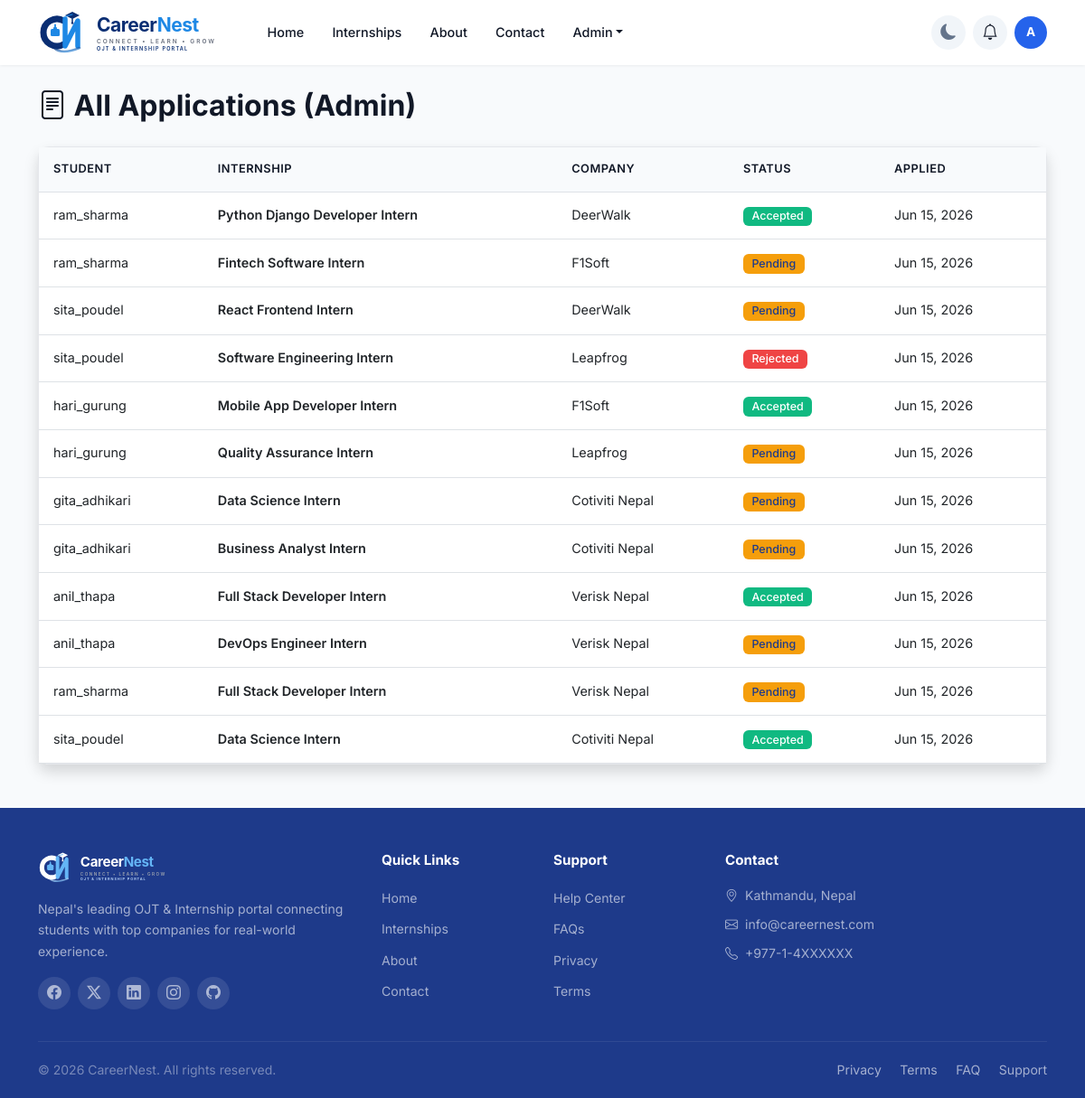
The app's page /internships/admin-applications/ (signed in) with its own data.
### applications/models.py (models this page shows, shortened)
class Application(models.Model):
    STATUS_CHOICES = [
        ('Pending','Pending'),
        ('Accepted','Accepted'),
        ('Rejected','Rejected'),
    ]
    student = models.ForeignKey(
        User,
        on_delete=models.CASCADE,
        related_name='applications'
    )
    internship = models.ForeignKey(
        Internship,
        on_delete=models.CASCADE,
        related_name='applications'
    )
    status = models.CharField(
        max_length=20,
        choices=STATUS_CHOICES,
        default='Pending'
    )
    applied_date = models.DateTimeField(
        auto_now_add=True
    )

### internships/models.py (models this page shows, shortened)
class Internship(models.Model):
    TYPE_CHOICES = [
        ('remote', 'Remote'),
        ('onsite', 'On-site'),
        ('hybrid', 'Hybrid'),
    ]
    company = models.ForeignKey(
        Company, on_delete=models.CASCADE, related_name='internships'
    )
    title = models.CharField(max_length=200)
    description = models.TextField()
    skills_required = models.CharField(max_length=500, blank=True, help_text="Comma separated skills")
    location = models.CharField(max_length=100)
    internship_type = models.CharField(max_length=20, choices=TYPE_CHOICES, default='onsite')
    duration = models.CharField(max_length=100, blank=True, help_text="e.g. 3 months")
    stipend = models.CharField(max_length=100, blank=True, help_text="e.g. Rs. 10,000/month")
    created_at = models.DateTimeField(auto_now_add=True)

### companies/models.py (models this page shows, shortened)
class Company(models.Model):
    user = models.OneToOneField(
        User,
        on_delete=models.CASCADE,
        related_name='company'
    )
    company_name = models.CharField(
        max_length=100
    )
    description = models.TextField()
    is_approved = models.BooleanField(
        default=False
    )

### internships/views.py (the view)
# urls.py: path('admin-applications/', views.admin_applications, name='admin_applications'),
@staff_member_required
def admin_applications(request):
    applications = Application.objects.all()
    return render(request, 'internships/admin_applications.html', {
        'applications': applications
    })

### accounts/context_processors.py (called while the page is built)
def notifications(request):
    if request.user.is_authenticated:
        return {
            'notifications': Notification.objects.filter(user=request.user)[:5],
            'unread_count': Notification.objects.filter(user=request.user, is_read=False).count(),
        }
    return {}

### templates/internships/admin_applications.html
{% extends 'base.html' %}
{% block content %}
<div class="container mt-4">
    <h2 class="fw-bold mb-4"><i class="bi bi-file-text"></i> All Applications (Admin)</h2>
    <div class="card shadow">
        <div class="card-body p-0">
            <div class="table-responsive">
                <table class="table table-hover mb-0">
                    <thead>
                        <tr>
                            <th>Student</th>
                            <th>Internship</th>
                            <th>Company</th>
                            <th>Status</th>
                            <th>Applied</th>
                        </tr>
                    </thead>
                    <tbody>
                        {% for app in applications %}
                        <tr>
                            <td>{{ app.student.username }}</td>
                            <td class="fw-semibold">{{ app.internship.title }}</td>
                            <td>{{ app.internship.company.company_name }}</td>
                            <td>
                                {% if app.status == "Pending" %}
                                    <span class="badge bg-warning text-dark">Pending</span>
                                {% elif app.status == "Accepted" %}
                                    <span class="badge bg-success">Accepted</span>
                                {% elif app.status == "Rejected" %}
                                    <span class="badge bg-danger">Rejected</span>
                                {% endif %}
                            </td>
                            <td>{{ app.applied_date|date:"M d, Y" }}</td>
                        </tr>
                        {% empty %}
                        <tr>
                            <td colspan="5" class="text-center text-muted py-3">No applications found.</td>
                        </tr>
                        {% endfor %}
                    </tbody>
                </table>
            </div>
        </div>
    </div>
</div>
{% endblock %}

### templates/base.html (shortened to what this page needs)
<!DOCTYPE html>
<html lang="en">
<head>
    <link href="https://cdn.jsdelivr.net/npm/bootstrap@5.3.0/dist/css/bootstrap.min.css" rel="stylesheet">
    <link rel="stylesheet" href="https://cdn.jsdelivr.net/npm/bootstrap-icons@1.11.0/font/bootstrap-icons.css">
    {% load static %}
    <link rel="stylesheet" href="{% static 'css/style.css' %}">
</head>
<body>
    <nav class="navbar navbar-expand-lg navbar-light sticky-top">
        <div class="container">
            <a class="navbar-brand" href="/">
                <img src="{% static 'images/logo.svg' %}" alt="CareerNest" height="50">
            </a>
            <div class="collapse navbar-collapse" id="navbarNav">
                <ul class="navbar-nav me-auto">
                    <li class="nav-item"><a class="nav-link" href="/">Home</a></li>
                    <li class="nav-item"><a class="nav-link" href="{% url 'internship_list' %}">Internships</a></li>
                    <li class="nav-item"><a class="nav-link" href="{% url 'about' %}">About</a></li>
                    <li class="nav-item"><a class="nav-link" href="{% url 'contact' %}">Contact</a></li>
                    {% if user.is_authenticated %}
                        {% if user.is_staff %}
                        <li class="nav-item dropdown">
                            <a class="nav-link dropdown-toggle" href="#" role="button" data-bs-toggle="dropdown">Admin</a>
                        </li>
                        {% elif user.company %}
                        <li class="nav-item"><a class="nav-link" href="{% url 'company_dashboard' %}">Dashboard</a></li>
                        <li class="nav-item"><a class="nav-link" href="{% url 'create_internship' %}">Post</a></li>
                        {% else %}
                        <li class="nav-item"><a class="nav-link" href="{% url 'student_dashboard' %}">Dashboard</a></li>
                        <li class="nav-item"><a class="nav-link" href="{% url 'my_applications' %}">My Apps</a></li>
                        {% endif %}
                    {% endif %}
                </ul>
                <ul class="navbar-nav align-items-center gap-2">
                    <li class="nav-item">
                        <button class="theme-toggle" id="themeToggle" title="Toggle dark mode">
                            <i class="bi bi-moon-fill"></i>
                        </button>
                    </li>
                    {% if user.is_authenticated %}
                    <li class="nav-item dropdown">
                        <button class="notification-btn" data-bs-toggle="dropdown" aria-label="Notifications">
                            <i class="bi bi-bell"></i>
                        </button>
                    </li>
                    <li class="nav-item dropdown">
                        <div class="avatar-circle-nav" data-bs-toggle="dropdown" role="button">{{ user.username|first|upper }}</div>
                    </li>
                    {% else %}
                    <li class="nav-item"><a class="btn-login" href="{% url 'login' %}">Login</a></li>
                    <li class="nav-item"><a class="btn-register" href="{% url 'signup' %}">Register</a></li>
                    {% endif %}
                </ul>
            </div>
        </div>
    </nav>
    <main>
        {% block content %}{% endblock %}
    </main>
    <footer class="site-footer pt-5 pb-0 mt-5">
        <div class="container">
            <div class="row g-4">
                <div class="col-lg-4">
                    <img src="{% static 'images/logo-light.svg' %}" alt="CareerNest" height="36" class="mb-3">
                    <p class="small" style="color: rgba(255,255,255,0.6);">Nepal's leading OJT & Internship portal connecting students with top companies for real-world experience.</p>
                    <div class="d-flex gap-2 mt-3">
                        <a href="#" class="social-link"><i class="bi bi-facebook"></i></a>
                        <a href="#" class="social-link"><i class="bi bi-twitter-x"></i></a>
                        <a href="#" class="social-link"><i class="bi bi-linkedin"></i></a>
                        <a href="#" class="social-link"><i class="bi bi-instagram"></i></a>
                        <a href="#" class="social-link"><i class="bi bi-github"></i></a>
                    </div>
                </div>
                <div class="col-6 col-lg-2">
                    <h6 class="footer-title">Quick Links</h6>
                    <ul class="list-unstyled">
                        <li class="mb-1"><a href="/" class="footer-link">Home</a></li>
                        <li class="mb-1"><a href="{% url 'internship_list' %}" class="footer-link">Internships</a></li>
                        <li class="mb-1"><a href="{% url 'about' %}" class="footer-link">About</a></li>
                        <li class="mb-1"><a href="{% url 'contact' %}" class="footer-link">Contact</a></li>
                    </ul>
                </div>
                <div class="col-6 col-lg-2">
                    <h6 class="footer-title">Support</h6>
                    <ul class="list-unstyled">
                        <li class="mb-1"><a href="#" class="footer-link">Help Center</a></li>
                        <li class="mb-1"><a href="#" class="footer-link">FAQs</a></li>
                        <li class="mb-1"><a href="#" class="footer-link">Privacy</a></li>
                        <li class="mb-1"><a href="#" class="footer-link">Terms</a></li>
                    </ul>
                </div>
                <div class="col-lg-4">
                    <h6 class="footer-title">Contact</h6>
                    <ul class="list-unstyled" style="color: rgba(255,255,255,0.6); font-size: 0.88rem;">
                        <li class="mb-2"><i class="bi bi-geo-alt me-1"></i> Kathmandu, Nepal</li>
                        <li class="mb-2"><i class="bi bi-envelope me-1"></i> info@careernest.com</li>
                        <li class="mb-2"><i class="bi bi-telephone me-1"></i> +977-1-4XXXXXX</li>
                    </ul>
                </div>
            </div>
            <div class="footer-bottom py-3 mt-4">
                <div class="row align-items-center">
                    <div class="col-md-6 text-center text-md-start">
                        <p class="mb-0 small" style="color: rgba(255,255,255,0.4);">&copy; {% now "Y" %} CareerNest. All rights reserved.</p>
                    </div>
                    <div class="col-md-6 text-center text-md-end">
                        <a href="#" class="footer-link small me-3">Privacy</a>
                        <a href="#" class="footer-link small me-3">Terms</a>
                        <a href="#" class="footer-link small me-3">FAQ</a>
                        <a href="#" class="footer-link small">Support</a>
                    </div>
                </div>
            </div>
        </div>
    </footer>
</body>
</html>

### static/css/style.css (style rules this page uses)
:root { --primary: #2563EB; --primary-dark: #1D4ED8; --dark: #1E3A8A; --accent: #10B981; --highlight: #F59E0B; --danger: #EF4444; --bg: #F8FAFC; --card-bg: #FFFFFF; --text: #111827; --text-muted: #6B7280; --border: #E5E7EB; --shadow: 0 1px 3px rgba(0,0,0,0.06), 0 1px 2px rgba(0,0,0,0.04); --shadow-md: 0 10px 30px rgba(0,0,0,0.06); --shadow-lg: 0 20px 60px rgba(0,0,0,0.1); --radius: 12px; --radius-sm: 8px; --radius-lg: 20px; --navbar-height: 72px; --link: #2563EB; --link-hover: #1E3A8A; --bs-primary: #2563EB; --bs-primary-rgb: 37, 99, 235; --bs-success: #10B981; --bs-success-rgb: 16, 185, 129; --bs-warning: #F59E0B; --bs-warning-rgb: 245, 158, 11; --bs-danger: #EF4444; --bs-danger-rgb: 239, 68, 68; --bs-dark: #1E3A8A; --bs-dark-rgb: 30, 58, 138; }
* { box-sizing: border-box; }
body { font-family: 'Inter', 'Segoe UI', -apple-system, sans-serif; background-color: var(--bg); color: var(--text); line-height: 1.7; overflow-x: hidden; -webkit-font-smoothing: antialiased; }
h1, h2, h3, h4, h5, h6 { font-weight: 700; line-height: 1.3; }
p { line-height: 1.7; }
a { color: var(--primary); text-decoration: none; transition: color 0.2s; }
main { min-height: 70vh; }
.navbar { height: var(--navbar-height); background: var(--card-bg) !important; box-shadow: 0 1px 3px rgba(0,0,0,0.06); padding: 0 0; }
.navbar .container { height: 100%; }
.navbar-brand { padding: 0; margin: 0; display: flex; align-items: center; }
.navbar-brand img { height: 50px; width: auto; display: block; }
.navbar-nav { align-items: center; gap: 0.25rem; }
.navbar .nav-link { font-size: 0.9rem; font-weight: 500; color: var(--text) !important; padding: 0.5rem 0.85rem !important; border-radius: var(--radius-sm); transition: all 0.2s; }
.navbar .notification-btn { position: relative; width: 38px; height: 38px; display: flex; align-items: center; justify-content: center; border-radius: 50%; background: #F1F5F9; border: none; color: var(--text); font-size: 1.1rem; transition: all 0.2s; }
.avatar-circle-nav { width: 36px; height: 36px; border-radius: 50%; background: var(--primary); color: white; display: flex; align-items: center; justify-content: center; font-weight: 700; font-size: 0.85rem; cursor: pointer; transition: all 0.2s; }
.card { border: 1px solid var(--border); border-radius: var(--radius); background: var(--card-bg); box-shadow: var(--shadow); transition: all 0.3s; }
.table th { border-top: none; background: var(--bg); font-weight: 600; color: var(--text); font-size: 0.8rem; text-transform: uppercase; letter-spacing: 0.5px; padding: 0.85rem 1rem; }
.table td { font-size: 0.9rem; vertical-align: middle; padding: 0.85rem 1rem; }
.badge { font-weight: 500; padding: 0.35em 0.75em; font-size: 0.78rem; border-radius: 6px; }
.site-footer { background: var(--dark); color: rgba(255,255,255,0.85); }
.footer-title { font-weight: 700; font-size: 0.95rem; margin-bottom: 1.1rem; color: white; }
.footer-link { color: rgba(255,255,255,0.6); text-decoration: none; font-size: 0.88rem; transition: all 0.2s; display: inline-block; padding: 0.2rem 0; }
.social-link { width: 36px; height: 36px; border-radius: 50%; background: rgba(255,255,255,0.1); display: flex; align-items: center; justify-content: center; color: rgba(255,255,255,0.6); font-size: 1rem; transition: all 0.2s; }
.footer-bottom { border-top: 1px solid rgba(255,255,255,0.08); }
html { scroll-behavior: smooth; }
.theme-toggle { width: 38px; height: 38px; border-radius: 50%; border: none; background: #F1F5F9; color: #64748B; display: flex; align-items: center; justify-content: center; font-size: 1.1rem; cursor: pointer; transition: all 0.3s; }
body, .navbar, .card, .dash-stat, .dash-sidebar, .stat-card, .feature-card, .testimonial-card, .search-wrapper, .internship-card, .company-logo-card, .form-control, .form-select, .table, .dropdown-menu, .dropdown-item, .list-group-item, .card-header, .card-footer, .btn-ghost, .badge { transition: background-color 0.3s, color 0.3s, border-color 0.3s; }

### records on screen
Application: student.username "ram_sharma", internship "Python Django Developer Intern", internship.company.company_name "DeerWalk", status "Accepted", applied_date "Jun 15, 2026"
Application: student.username "ram_sharma", internship "Fintech Software Intern", internship.company.company_name "F1Soft", status "Pending", applied_date "Jun 15, 2026"
Application: student.username "sita_poudel", internship "React Frontend Intern", internship.company.company_name "DeerWalk", status "Pending", applied_date "Jun 15, 2026"
Application: student.username "sita_poudel", internship "Software Engineering Intern", internship.company.company_name "Leapfrog", status "Rejected", applied_date "Jun 15, 2026"
Application: student.username "hari_gurung", internship "Mobile App Developer Intern", internship.company.company_name "F1Soft", status "Accepted", applied_date "Jun 15, 2026"
Application: student.username "hari_gurung", internship "Quality Assurance Intern", internship.company.company_name "Leapfrog", status "Pending", applied_date "Jun 15, 2026"
Application: student.username "gita_adhikari", internship "Data Science Intern", internship.company.company_name "Cotiviti Nepal", status "Pending", applied_date "Jun 15, 2026"
Application: student.username "gita_adhikari", internship "Business Analyst Intern", internship.company.company_name "Cotiviti Nepal", status "Pending", applied_date "Jun 15, 2026"
Application: student.username "anil_thapa", internship "Full Stack Developer Intern", internship.company.company_name "Verisk Nepal", status "Accepted", applied_date "Jun 15, 2026"
Application: student.username "anil_thapa", internship "DevOps Engineer Intern", internship.company.company_name "Verisk Nepal", status "Pending", applied_date "Jun 15, 2026"
Application: student.username "ram_sharma", internship "Full Stack Developer Intern", internship.company.company_name "Verisk Nepal", status "Pending", applied_date "Jun 15, 2026"
Application: student.username "sita_poudel", internship "Data Science Intern", internship.company.company_name "Cotiviti Nepal", status "Accepted", applied_date "Jun 15, 2026"

### other values on screen
{{ user.username|first|upper }} "A"
